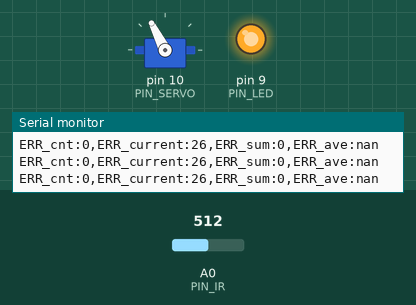
This sketch was run on a simulated Arduino Uno, built with avr-gcc and run on an emulated ATmega328P. Shown: servo, output pins drawn as LEDs (lit = HIGH), the last lines printed to the serial monitor. Inputs (shaded band) come from the test bench; at power-on: A0 (PIN_IR) = 512.

Above: at 1.2 s.
1.3 s: A0 (PIN_IR) set to 460
4.3 s: A0 (PIN_IR) set to 444
At 5.4 s:
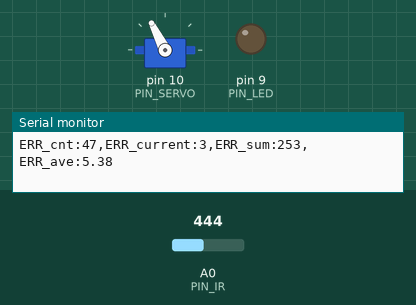
6.0 s: A0 (PIN_IR) set to 306
At 7.0 s:
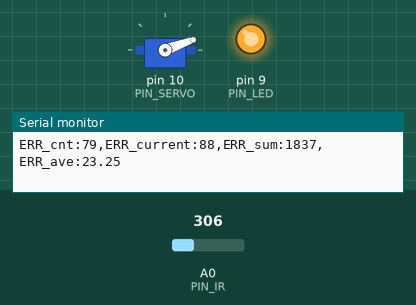
Timing chart, 0 to 9.0 s (numbered marks = the images above; inputs shaded):
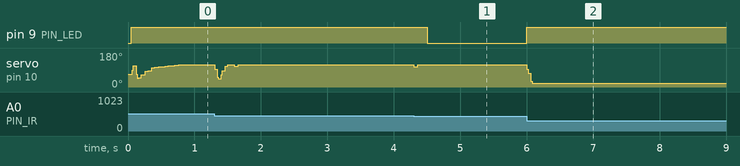

The sketch:

28_PID.ino
```cpp
#include <Servo.h>

// Arduino pin assignment
#define PIN_LED   9
#define PIN_SERVO 10
#define PIN_IR    A0

// Event interval parameters
#define _INTERVAL_DIST    50    // distance sensor interval (unit: ms)
//////////////// DO NOT modify below section!! //////////////////////////
#define _INTERVAL_SERVO   20     // servo interval (unit: ms)
#define _INTERVAL_SERIAL  100    // serial interval (unit: ms)
#define _INTERVAL_MOVE    10000  // Target move interval (unit: ms)
/////////////////////////////////////////////////////////////////////////

// EMA filter configuration for the IR distance sensor
#define _EMA_ALPHA 0.50    // EMA weight of new sample (range: 0 to 1)
                          // Setting EMA to 1 effectively disables EMA filter

// Servo adjustment - Set _DUTY_MAX, _NEU, _MIN with your own numbers
#define _DUTY_NEU 1250
#define _DUTY_MAX (_DUTY_NEU + 500)
#define _DUTY_MIN (_DUTY_NEU - 500)

#define _SERVO_ANGLE_DIFF    90  // Replace with |D - E| degree
#define _SERVO_SPEED       1000  // servo speed

// PID parameters
#define _KP    8.000000   // proportional gain
#define _KD  170.000000   // derivative gain
#define _KI    0.700000  // integral gain
//#define _KI (dist_target <= 155 ? 0.75 : 0.25)

// global variables

Servo myservo;      // Servo instance
float dist_ema;     // filtered distance

// Event periods
unsigned long last_sampling_time_dist, last_sampling_time_servo, last_sampling_time_serial; // unit: ms
bool event_dist, event_servo, event_serial; // event triggered?

//////////////// DO NOT modify below section!! /////////////////////////
unsigned long error_sum, error_cnt, toggle_cnt;
unsigned long last_sampling_time_move; // unit: msec
float dist_target = 55;

#define _TIME_TO_STABILIZE  3000  // time to control
#define _ERROR_ALLOWED      3     // allowable error (unit: mm)
////////////////////////////////////////////////////////////////////////

// Servo speed control
int duty_chg_per_interval;     // maximum duty difference per interval

// Servo position
int duty_target, duty_current;

// PID variables
int error_current, error_prev;
float pterm, dterm, iterm;

int prev_toggle_cnt = 1;
float dist_prev = 0.0;

void setup() {
  // initialize GPIO pins
  pinMode(PIN_LED,OUTPUT);

  myservo.attach(PIN_SERVO);
  duty_target = duty_current = _DUTY_NEU;
  myservo.writeMicroseconds(duty_current);

  // convert angle speed into duty change per interval
  duty_chg_per_interval =
    (float)(_DUTY_MAX - _DUTY_MIN) * ((float)_SERVO_SPEED / _SERVO_ANGLE_DIFF) * (_INTERVAL_SERVO / 1000.0);

  // initialize serial port
  Serial.begin(1000000);
}

void loop() {
  unsigned long time_current = millis();

  // wait until next event time
  if (time_current >= (last_sampling_time_dist + _INTERVAL_DIST)) {
    last_sampling_time_dist += _INTERVAL_DIST;
    event_dist = true;
  }
  if (time_current >= (last_sampling_time_servo + _INTERVAL_SERVO)) {
    last_sampling_time_servo += _INTERVAL_SERVO;
    event_servo = true;
  }
  if (time_current >= (last_sampling_time_serial + _INTERVAL_SERIAL)) {
    last_sampling_time_serial += _INTERVAL_SERIAL;
    event_serial = true;
  }

  //toggle_cnt %= 5; // for debugging

//////////////// DO NOT modify below section!! /////////////////////////
  if (time_current >= (last_sampling_time_move + _INTERVAL_MOVE)) {
        last_sampling_time_move += _INTERVAL_MOVE;
        dist_target = 310 - dist_target;
        if (++toggle_cnt == 5) {
          Serial.println("--------------------------------------------------");
          Serial.print("ERR_cnt:");
          Serial.print(error_cnt);
          Serial.print(",ERR_sum:");
          Serial.print(error_sum);
          Serial.print(",ERR_ave:");
          Serial.println(error_sum / (float) error_cnt);
          exit(0);
        }
  }
////////////////////////////////////////////////////////////////////////

  if (event_dist) {
    float dist_filtered; // unit: mm
    int control;

    event_dist = false;

    // get a distance reading from the distance sensor
    dist_filtered = volt_to_distance(ir_sensor_filtered(15, 0.5, 0));
    dist_ema = _EMA_ALPHA * dist_filtered + (1.0 - _EMA_ALPHA) * dist_ema;

    // PID control logic
    error_current = dist_target - dist_ema;

//////////////// DO NOT modify below section!! /////////////////////////
    if (time_current >= last_sampling_time_move + _TIME_TO_STABILIZE) {
      error_cnt++;
      if (abs(error_current) > _ERROR_ALLOWED) {
        error_sum += abs(error_current);
      }
    }
    if (abs(error_current) <= _ERROR_ALLOWED) {
      digitalWrite(PIN_LED, 0);
    } else {
      digitalWrite(PIN_LED, 1);
    }
////////////////////////////////////////////////////////////////////////

    pterm = _KP * error_current;
    dterm = _KD * (error_current - error_prev);

    if( abs(dist_target - dist_ema) <= 50 ) {
        if( abs(dist_target - dist_ema) > 3 )
            iterm += _KI * error_current;
    } else iterm = 0.0;

    /*
    if(prev_toggle_cnt != toggle_cnt) {
        iterm = 0.0;
        //prev_toggle_cnt = toggle_cnt;
        //toggle_cnt = -2;
    }
    */
    //toggle_cnt %= 4; // for infinity loop

    if( (dist_prev >= dist_target && dist_ema <= dist_target)
    ||  (dist_prev <= dist_target && dist_ema >= dist_target)) {
        iterm = 0.0;
    }
    dist_prev = dist_ema;

    control = pterm + dterm + iterm;
    error_prev = error_current;

    duty_target = _DUTY_NEU + control;

    // Limit duty_target within the range of [_DUTY_MIN, _DUTY_MAX]
    if (duty_target < _DUTY_MIN)
      duty_target = _DUTY_MIN; // lower limit
    if (duty_target > _DUTY_MAX)
      duty_target = _DUTY_MAX; // upper limit
  }

  if (event_servo) {
    event_servo = false;

    // adjust duty_current toward duty_target by duty_chg_per_interval
    if (duty_target > duty_current) {
      duty_current += duty_chg_per_interval;
      if (duty_current > duty_target)
        duty_current = duty_target;
    } else {
      duty_current -= duty_chg_per_interval;
      if (duty_current < duty_target)
        duty_current = duty_target;
    }

    // update servo position
    myservo.writeMicroseconds(duty_current);
  }

  if (event_serial) {
    event_serial = false;

    if (0) { // use for debugging with serial plotter
      Serial.print("MIN:0,MAX:310,TARGET:"); Serial.print(dist_target);
      Serial.print(",DIST:");                Serial.print(dist_ema);
      Serial.print(",ERR_ave(10X):");        Serial.print(error_sum / (float) error_cnt * 10);
      Serial.print(",iterm:");   Serial.println(min(max(iterm / 10, -155), 155) + 155);
    }

    if (0) { // use for debugging with serial monitor
      Serial.print("MIN:0,MAX:310,TARGET:"); Serial.print(dist_target);
      Serial.print(",DIST:");    Serial.print(dist_ema);
      Serial.print(",pterm:");   Serial.print(pterm);
      Serial.print(",dterm:");   Serial.print(dterm);
      Serial.print(",iterm:");   Serial.print(iterm);
      Serial.print(",ERR_cnt:"); Serial.print(error_cnt);
      Serial.print(",ERR_sum:"); Serial.print(error_sum);

      Serial.print(",ERR_current:"); Serial.print(abs(error_current));
      Serial.print(",ERR_ave:"); Serial.println(error_sum / (float) error_cnt);
    }

    if (1) { // use for evaluation
      Serial.print("ERR_cnt:");
      Serial.print(error_cnt);
      Serial.print(",ERR_current:");
      Serial.print(abs(error_current));
      Serial.print(",ERR_sum:");
      Serial.print(error_sum);
      Serial.print(",ERR_ave:");
      Serial.println(error_sum / (float) error_cnt);
    }
  }
}

float volt_to_distance(unsigned int a_value)
{
  // Replace below line with the equation obtained from nonlinear regression analysis
  return 882.0 + (-4.22 * a_value) + (7.28E-03 * a_value * a_value) + (-4.48E-06 * a_value * a_value * a_value);
}

int compare(const void *a, const void *b) {
  return (*(unsigned int *)a - *(unsigned int *)b);
}

unsigned int ir_sensor_filtered(unsigned int n, float position, int verbose)
{
  // Eliminate spiky noise of an IR distance sensor by repeating measurement and taking a middle value
  // n: number of measurement repetition
  // position: the percentile of the sample to be taken (0.0 <= position <= 1.0)
  // verbose: 0 - normal operation, 1 - observing the internal procedures, and 2 - calculating elapsed time.
  // Example 1: ir_sensor_filtered(n, 0.5, 0) => return the median value among the n measured samples.
  // Example 2: ir_sensor_filtered(n, 0.0, 0) => return the smallest value among the n measured samples.
  // Example 3: ir_sensor_filtered(n, 1.0, 0) => return the largest value among the n measured samples.

  // The output of Sharp infrared sensor includes lots of spiky noise.
  // To eliminate such a spike, ir_sensor_filtered() performs the following two steps:
  // Step 1. Repeat measurement n times and collect n * position smallest samples, where 0 <= postion <= 1.
  // Step 2. Return the position'th sample after sorting the collected samples.

  // returns 0, if any error occurs

  unsigned int *ir_val, ret_val;
  unsigned int start_time;

  if (verbose >= 2)
    start_time = millis();

  if ((n == 0) || (n > 100) || (position < 0.0) || (position > 1))
    return 0;

  if (position == 1.0)
    position = 0.999;

  if (verbose == 1) {
    Serial.print("n: "); Serial.print(n);
    Serial.print(", position: "); Serial.print(position);
    Serial.print(", ret_idx: ");  Serial.println((unsigned int)(n * position));
  }

  ir_val = (unsigned int *)malloc(sizeof(unsigned int) * n);
  if (ir_val == NULL)
    return 0;

  if (verbose == 1)
    Serial.print("IR:");

  for (int i = 0; i < n; i++) {
    ir_val[i] = analogRead(PIN_IR);
    if (verbose == 1) {
        Serial.print(" ");
        Serial.print(ir_val[i]);
    }
  }

  if (verbose == 1)
    Serial.print  ("  => ");

  qsort(ir_val, n, sizeof(unsigned int), compare);
  ret_val = ir_val[(unsigned int)(n * position)];

  if (verbose == 1) {
    for (int i = 0; i < n; i++) {
        Serial.print(" ");
        Serial.print(ir_val[i]);
    }
    Serial.print(" :: ");
    Serial.println(ret_val);
  }
  free(ir_val);

  if (verbose >= 2) {
    Serial.print("Elapsed time: "); Serial.print(millis() - start_time); Serial.println("ms");
  }

  return ret_val;
}
```

Measured:
- the behaviour switches between 445 and 444 on A0 (PIN_IR) (found by bisection; images 0 and 1)
- after the input at 4.3 s, pin 9 (PIN_LED): HIGH → LOW after 0.20 s; servo on pin 10 (PIN_SERVO): 117° → 108° at once, → 117° 0.06 s later
- after the input at 6.0 s, pin 9 (PIN_LED): LOW → HIGH at once; servo on pin 10 (PIN_SERVO): 117° → 20° at once
